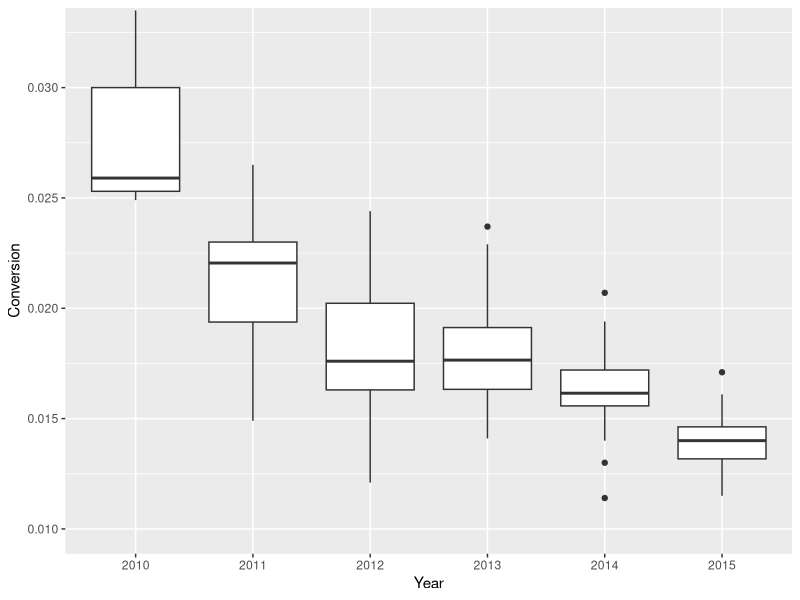
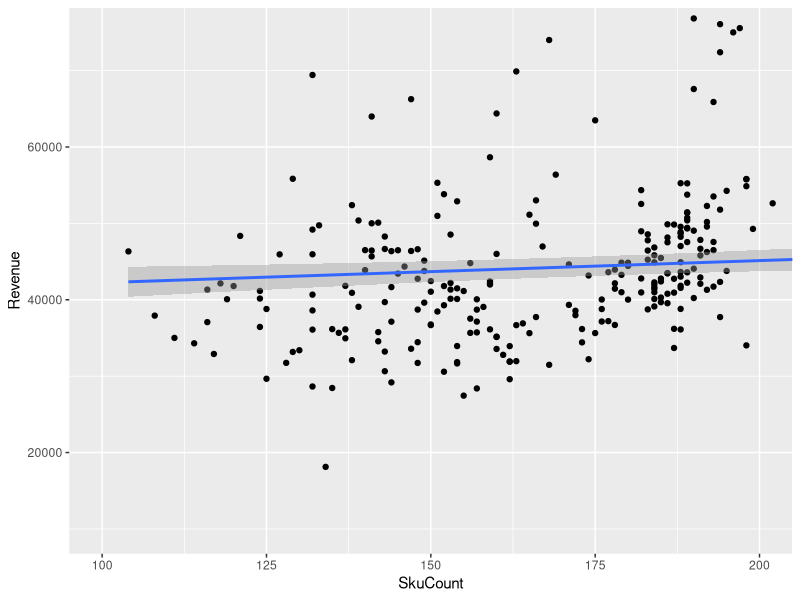
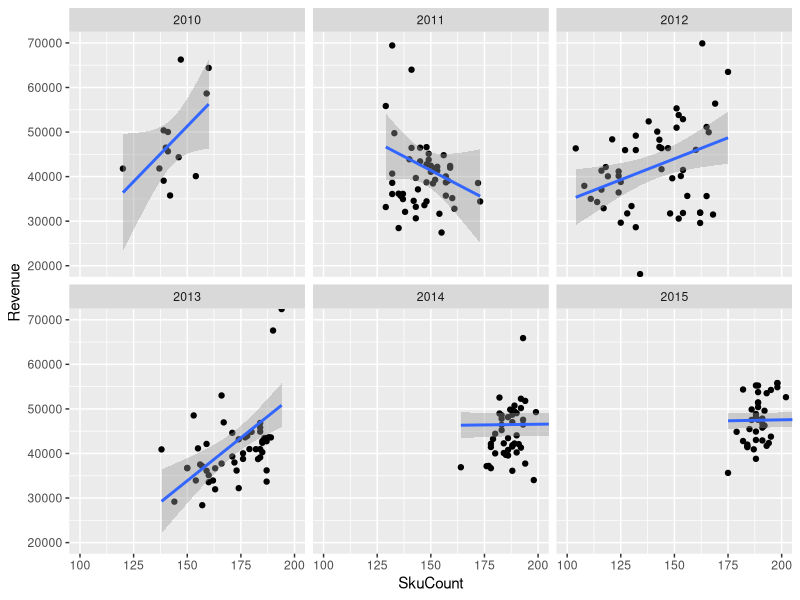
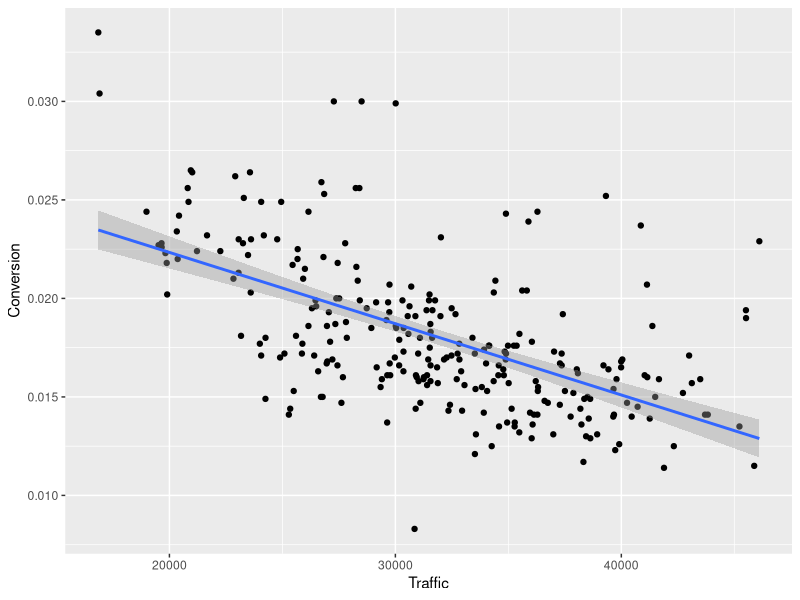
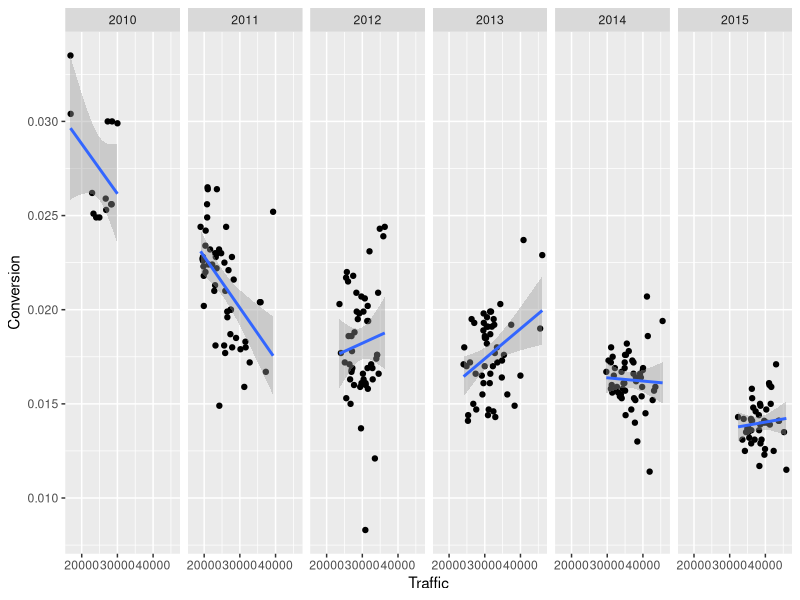
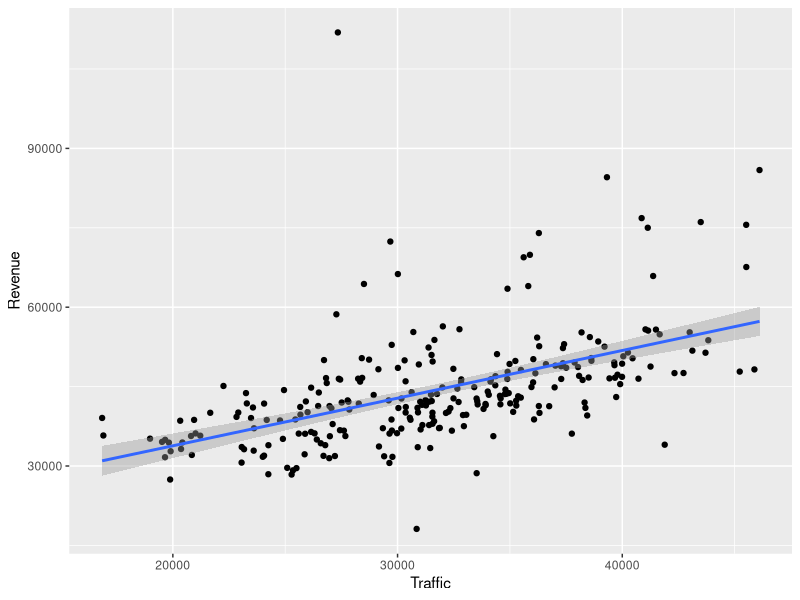
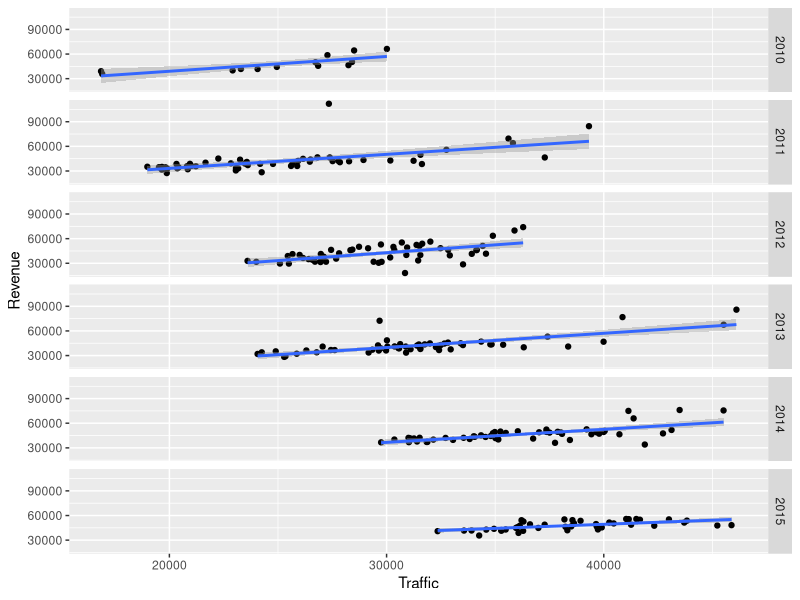
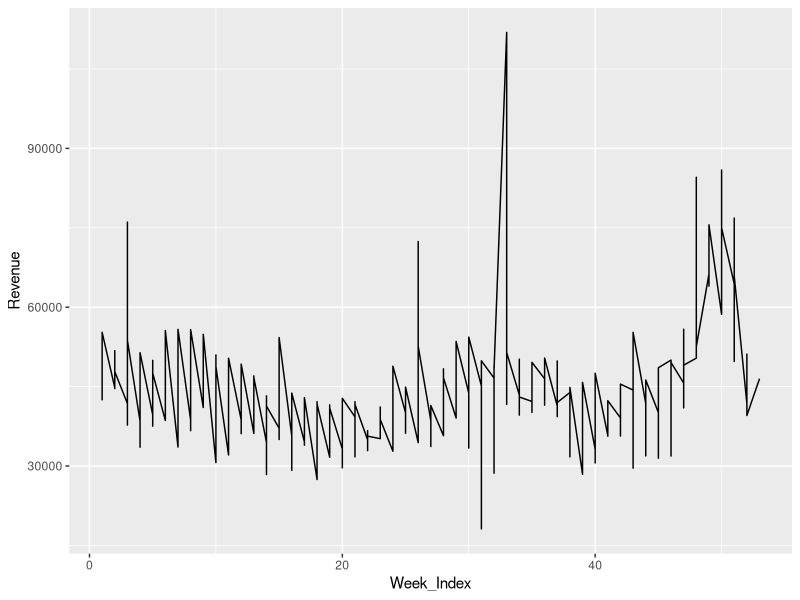

These figures' R source, in order:
## ---- chunk 1
library(caret)
library(ggplot2)
## ---- chunk 2
VTT_Bouncerate_Percentexit <- read.csv("VTT_BouncerateVsPercentexit.csv")
VTT_ConversionAOV <- read.csv("VTT_ConversionVsAOV.csv")
VTT_Revenue <- read.csv("VTT_Revenue.csv")
VTT_Traffic <- read.csv("VTT_Traffic.csv")
VTT_SkuCount <- read.csv("SkuCountbyWk.csv")
## ---- chunk 3
colnames(VTT_Bouncerate_Percentexit)
colnames(VTT_ConversionAOV)
colnames(VTT_Revenue)
colnames(VTT_Traffic)
colnames(VTT_SkuCount)
## ---- chunk 4
names(VTT_Bouncerate_Percentexit) <- c("Year", "Week_Index", "Bounce_Rate", "Percent_Exit")
VTT_Bouncerate_Percentexit$Bounce_Rate <- as.numeric(sub("%", "", VTT_Bouncerate_Percentexit$Bounce_Rate))/100
VTT_Bouncerate_Percentexit$Percent_Exit <- as.numeric(sub("%", "", VTT_Bouncerate_Percentexit$Percent_Exit))/100
## ---- chunk 5
names(VTT_ConversionAOV) <- c("Year", "Week_Index", "Conversion", "AOV")
VTT_ConversionAOV$Conversion <- as.numeric(sub("%", "", VTT_ConversionAOV$Conversion))/100
VTT_ConversionAOV$AOV <- as.numeric(sub("\\$", "", VTT_ConversionAOV$AOV))
## ---- chunk 6
names(VTT_Revenue) <- c("Year", "Week_Index", "Revenue")
VTT_Revenue$Revenue <- sub("\\$", "", VTT_Revenue$Revenue)
VTT_Revenue$Revenue <- as.numeric(sub(",", "", VTT_Revenue$Revenue))
## ---- chunk 7
names(VTT_Traffic) <- c("Year", "Week_Index", "Traffic")
VTT_Traffic$Traffic <- as.numeric(sub(",", "", VTT_Traffic$Traffic))
## ---- chunk 8
names(VTT_SkuCount) <- c("Year", "Week_Index", "SkuCount")
## ---- chunk 9
colnames(VTT_Bouncerate_Percentexit)
colnames(VTT_ConversionAOV)
colnames(VTT_Revenue)
colnames(VTT_Traffic)
colnames(VTT_SkuCount)
## ---- chunk 10
SummaryTable_VTT <- VTT_Bouncerate_Percentexit
SummaryTable_VTT$Conversion <- VTT_ConversionAOV$Conversion
SummaryTable_VTT$AOV <- VTT_ConversionAOV$AOV
SummaryTable_VTT$Revenue <- VTT_Revenue$Revenue
SummaryTable_VTT$Traffic <- VTT_Traffic$Traffic
SummaryTable_VTT$SkuCount <- VTT_SkuCount$SkuCount
## ---- chunk 11
head(SummaryTable_VTT, 5)
## ---- chunk 12
str(SummaryTable_VTT)
## ---- chunk 13
qplot(x = as.factor(Year), y = Conversion, data = SummaryTable_VTT, xlab = "Year",
            geom = 'boxplot') +
       coord_cartesian(ylim = c(.01, .0325))
## ---- chunk 14
ggplot(aes(x = SkuCount, y = Revenue), data = SummaryTable_VTT) +
       geom_point() +
       geom_smooth(method = 'lm') +
       coord_cartesian(xlim = c(100, 200), ylim = c(10000, 75000))
## ---- chunk 15
ggplot(aes(x = SkuCount, y = Revenue), data = SummaryTable_VTT) +
       facet_wrap(~Year) +
       geom_point() +
       geom_smooth(method = 'lm') +
       coord_cartesian(xlim = c(100,200), ylim = c(20000, 70000))
## ---- chunk 16
ggplot(aes(x = Traffic, y = Conversion), data = SummaryTable_VTT) +
       geom_point() +
       geom_smooth(method = 'lm') +
       coord_cartesian()
## ---- chunk 17
ggplot(aes(x = Traffic, y = Conversion), data = SummaryTable_VTT) +
       facet_grid(~Year) +
       geom_point() +
       geom_smooth(method = 'lm') +
       coord_cartesian()
## ---- chunk 18
ggplot(aes(x = Traffic, y = Revenue), data = SummaryTable_VTT) +
       geom_point() +
       geom_smooth(method = 'lm') +
       coord_cartesian()
## ---- chunk 19
ggplot(aes(x = Traffic, y = Revenue), data = SummaryTable_VTT) +
       facet_grid(Year~.) +
       geom_point() +
       geom_smooth(method = 'lm') +
       coord_cartesian()
## ---- chunk 20
ggplot(aes(x = Week_Index, y = Revenue), data = SummaryTable_VTT) +
       geom_line() +
       coord_cartesian()
## ---- chunk 21
ggplot(aes(x = Week_Index, y = Revenue), data = SummaryTable_VTT) +
       facet_grid(Year~.) +
       geom_line(aes(color = Year)) +
       coord_cartesian()
## ---- chunk 22
ggplot(aes(x = Week_Index, y = Conversion, color = Year), data = SummaryTable_VTT) +
       geom_line() +
       coord_cartesian()
## ---- chunk 23
ggplot(aes(x = Week_Index, y = Conversion, color = Year), data = SummaryTable_VTT) +
       facet_grid(Year~.) +
       geom_line() +
       coord_cartesian()
## ---- chunk 24
set.seed(55)
VTT_TrainIndex <- createDataPartition(SummaryTable_VTT$Revenue, p = .8, list = FALSE)
VTT_Train <- SummaryTable_VTT[VTT_TrainIndex,]
VTT_Test <- SummaryTable_VTT[-VTT_TrainIndex,]
## ---- chunk 25
summary(lm(Revenue ~ ., data = VTT_Train))
## ---- chunk 26
summary(lm(Revenue ~ . - Percent_Exit, data = VTT_Train))
## ---- chunk 27
summary(lm(Revenue ~ . - Percent_Exit - Year, data = VTT_Train))
## ---- chunk 28
summary(lm(Revenue ~ . - Percent_Exit - Year - Week_Index, data = VTT_Train))
## ---- chunk 29
summary(lm(Revenue ~ . - Percent_Exit - Year - Week_Index - Bounce_Rate, data = VTT_Train))
## ---- chunk 30
summary(lm(Revenue ~ . - Percent_Exit - Year - Week_Index - Bounce_Rate - SkuCount, data = VTT_Train))
## ---- chunk 31
model <- lm(Revenue ~ Conversion + AOV + Traffic, data = VTT_Train)
## ---- chunk 32
summary(model)
## ---- chunk 33
predictTest <- predict(model, newdata = VTT_Test)
## ---- chunk 34
SSE <- sum((VTT_Test$Revenue - predictTest)^2)
SST <- sum((VTT_Test$Revenue - mean(SummaryTable_VTT$Revenue))^2)
1 - SSE/SST
